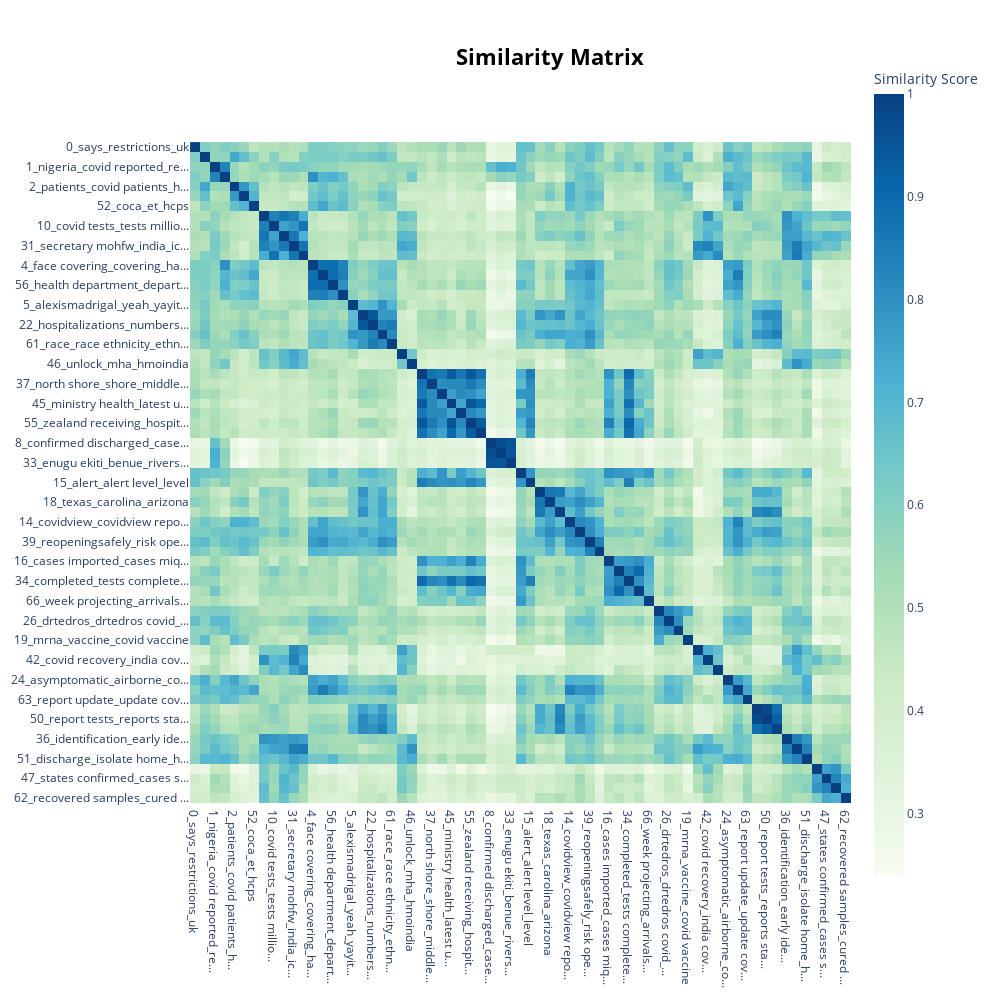

Write notebook code for a chart like this one.
### Markdown cell above
The Heat Map Representation creates a similarity matrix among the topics. This representation is useful for understanding clearly the similarities within the topics.

### Code cell
topic_model_real.visualize_heatmap(n_clusters=20, width=1000, height=1000)

### Figure 1 — Plotly figure (JSON) as saved in the notebook; plotly's stock layout.template omitted (floating-point values rounded to 4 significant figures; data arrays with more than 128 entries replaced by an {"elided": "..."} marker saying what was removed)
{"data": [{"coloraxis": "coloraxis", "hovertemplate": "x: %{x}<br>y: %{y}<br>Similarity Score: %{z}<extra></extra>", "name": "0", "type": "heatmap", "x": ["0_says_restrictions_uk", "60_pooled_nasal swab_letter...", "1_nigeria_covid reported_re...", "23_takeresponsibility_face ...", "2_patients_covid patients_h...", "40_physicians_medscape_poll", "52_coca_et_hcps", "3_recoveries_total recoveri...", "10_covid tests_tests millio...", "11_pradesh_maharashtra_karn...", "31_secretary mohfw_india_ic...", "32_icmrfightscovid_icmr_lab...", "4_face covering_covering_ha...", "25_severe illness_illness_r...", "56_health department_depart...", "59_stress_way slow_ways cope", "5_alexismadrigal_yeah_yayit...", "13_positives_numbers_report...", "22_hospitalizations_numbers...", "27_data_hospitalization dat...", "61_race_race ethnicity_ethn...", "6_coronavirusindia_covidー_c...", "46_unlock_mha_hmoindia", "7_case covid_covid report_d...", "37_north shore_shore_middle...", "41_arrived_man_woman", "45_ministry health_latest u...", "54_auckland quarantine_incl...", "55_zealand receiving_hospit...", "65_organization new_zealand...", "8_confirmed discharged_case...", "30_covid lagos_covid nigeri...", "33_enugu ekiti_benue_rivers...", "9_contacted_close contacts_...", "15_alert_alert level_level", "12_day average_average_repo...", "18_texas_carolina_arizona", "38_reported tests_published...", "14_covidview_covidview repo...", "35_widespread_june million_...", "39_reopeningsafely_risk ope...", "44_distancing relaxed_hospi...", "16_cases imported_cases miq...", "20_completed_yesterday labo...", "34_completed_tests complete...", "58_organization yesterday_d...", "66_week projecting_arrivals...", "17_covax_covax facility_acc...", "26_drtedros_drtedros covid_...", "49_immunization_hunger_mala...", "19_mrna_vaccine_covid vaccine", "21_pmoindia_drharshvardhan ...", "42_covid recovery_india cov...", "57_tested september_update ...", "24_asymptomatic_airborne_co...", "28_cdcmmwr_new cdcmmwr_nurs...", "63_report update_update cov...", "29_reports details_details ...", "50_report tests_reports sta...", "64_pm update_report negativ...", "36_identification_early ide...", "48_oxygen_trials_icmr", "51_discharge_isolate home_h...", "43_staysafe mohfw_india_ind...", "47_states confirmed_cases s...", "53_migrated active_migrated...", "62_recovered samples_cured ..."], "xaxis": "x", "y": ["0_says_restrictions_uk", "60_pooled_nasal swab_letter...", "1_nigeria_covid reported_re...", "23_takeresponsibility_face ...", "2_patients_covid patients_h...", "40_physicians_medscape_poll", "52_coca_et_hcps", "3_recoveries_total recoveri...", "10_covid tests_tests millio...", "11_pradesh_maharashtra_karn...", "31_secretary mohfw_india_ic...", "32_icmrfightscovid_icmr_lab...", "4_face covering_covering_ha...", "25_severe illness_illness_r...", "56_health department_depart...", "59_stress_way slow_ways cope", "5_alexismadrigal_yeah_yayit...", "13_positives_numbers_report...", "22_hospitalizations_numbers...", "27_data_hospitalization dat...", "61_race_race ethnicity_ethn...", "6_coronavirusindia_covidー_c...", "46_unlock_mha_hmoindia", "7_case covid_covid report_d...", "37_north shore_shore_middle...", "41_arrived_man_woman", "45_ministry health_latest u...", "54_auckland quarantine_incl...", "55_zealand receiving_hospit...", "65_organization new_zealand...", "8_confirmed discharged_case...", "30_covid lagos_covid nigeri...", "33_enugu ekiti_benue_rivers...", "9_contacted_close contacts_...", "15_alert_alert level_level", "12_day average_average_repo...", "18_texas_carolina_arizona", "38_reported tests_published...", "14_covidview_covidview repo...", "35_widespread_june million_...", "39_reopeningsafely_risk ope...", "44_distancing relaxed_hospi...", "16_cases imported_cases miq...", "20_completed_yesterday labo...", "34_completed_tests complete...", "58_organization yesterday_d...", "66_week projecting_arrivals...", "17_covax_covax facility_acc...", "26_drtedros_drtedros covid_...", "49_immunization_hunger_mala...", "19_mrna_vaccine_covid vaccine", "21_pmoindia_drharshvardhan ...", "42_covid recovery_india cov...", "57_tested september_update ...", "24_asymptomatic_airborne_co...", "28_cdcmmwr_new cdcmmwr_nurs...", "63_report update_update cov...", "29_reports details_details ...", "50_report tests_reports sta...", "64_pm update_report negativ...", "36_identification_early ide...", "48_oxygen_trials_icmr", "51_discharge_isolate home_h...", "43_staysafe mohfw_india_ind...", "47_states confirmed_cases s...", "53_migrated active_migrated...", "62_recovered samples_cured ..."], "yaxis": "y", "z": {"elided": "67x67 float values"}}], "layout": {"coloraxis": {"colorbar": {"title": {"text": "Similarity Score"}}, "colorscale": [[0, "rgb(247,252,240)"], [0.125, "rgb(224,243,219)"], [0.25, "rgb(204,235,197)"], [0.375, "rgb(168,221,181)"], [0.5, "rgb(123,204,196)"], [0.625, "rgb(78,179,211)"], [0.75, "rgb(43,140,190)"], [0.875, "rgb(8,104,172)"], [1, "rgb(8,64,129)"]]}, "height": 1000, "hoverlabel": {"bgcolor": "white", "font": {"family": "Rockwell", "size": 16}}, "legend": {"title": {"text": "Trend"}}, "margin": {"t": 60}, "showlegend": true, "title": {"font": {"color": "Black", "size": 22}, "text": "<b>Similarity Matrix</b>", "x": 0.55, "xanchor": "center", "y": 0.95, "yanchor": "top"}, "width": 1000, "xaxis": {"anchor": "y", "constrain": "domain", "domain": [0, 1], "scaleanchor": "y"}, "yaxis": {"anchor": "x", "autorange": "reversed", "constrain": "domain", "domain": [0, 1]}}}
